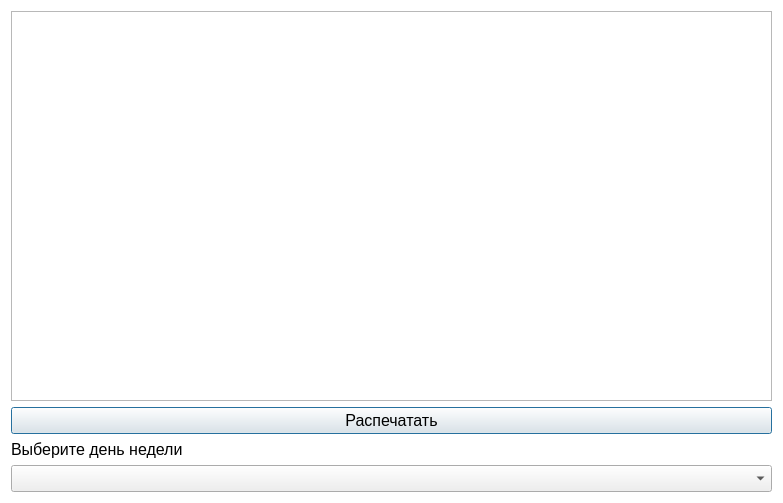
<?xml version="1.0" encoding="UTF-8"?>
<ui version="4.0">
 <class>Raspisanie</class>
 <widget class="QDialog" name="Raspisanie">
  <property name="geometry">
   <rect>
    <x>0</x>
    <y>0</y>
    <width>783</width>
    <height>503</height>
   </rect>
  </property>
  <property name="windowTitle">
   <string>Расписание</string>
  </property>
  <property name="styleSheet">
   <string notr="true">QDialog{
	background-color: rgb(255, 255, 255);
}</string>
  </property>
  <layout class="QGridLayout" name="gridLayout_7">
   <item row="5" column="1">
    <widget class="QComboBox" name="comboBox_den">
     <property name="font">
      <font>
       <pointsize>12</pointsize>
      </font>
     </property>
     <property name="currentText">
      <string/>
     </property>
     <property name="currentIndex">
      <number>-1</number>
     </property>
     <item>
      <property name="text">
       <string>Понедельник</string>
      </property>
     </item>
     <item>
      <property name="text">
       <string>Вторник</string>
      </property>
     </item>
     <item>
      <property name="text">
       <string>Среда</string>
      </property>
     </item>
     <item>
      <property name="text">
       <string>Четверг</string>
      </property>
     </item>
     <item>
      <property name="text">
       <string>Пятница</string>
      </property>
     </item>
     <item>
      <property name="text">
       <string>Суббота</string>
      </property>
     </item>
     <item>
      <property name="text">
       <string>Воскресенье</string>
      </property>
     </item>
    </widget>
   </item>
   <item row="2" column="1">
    <widget class="QScrollArea" name="scrollArea">
     <property name="styleSheet">
      <string notr="true">QGroupBox{
border: 3px solid green;
	background-color: rgb(255, 255, 255);
}</string>
     </property>
     <property name="widgetResizable">
      <bool>true</bool>
     </property>
     <widget class="QWidget" name="scrollAreaWidgetContents">
      <property name="geometry">
       <rect>
        <x>0</x>
        <y>0</y>
        <width>763</width>
        <height>394</height>
       </rect>
      </property>
      <property name="styleSheet">
       <string notr="true">QWidget{
	background-color: rgb(255, 255, 255);
}</string>
      </property>
     </widget>
    </widget>
   </item>
   <item row="3" column="1">
    <widget class="QPushButton" name="pushButton_print">
     <property name="font">
      <font>
       <pointsize>12</pointsize>
      </font>
     </property>
     <property name="text">
      <string>Распечатать</string>
     </property>
     <property name="icon">
      <iconset resource="resourses.qrc">
       <normaloff>:/img/img/print.png</normaloff>:/img/img/print.png</iconset>
     </property>
    </widget>
   </item>
   <item row="4" column="1">
    <widget class="QLabel" name="label">
     <property name="font">
      <font>
       <pointsize>12</pointsize>
      </font>
     </property>
     <property name="text">
      <string>Выберите день недели</string>
     </property>
    </widget>
   </item>
  </layout>
 </widget>
 <resources>
  <include location="resourses.qrc"/>
 </resources>
 <connections/>
</ui>
